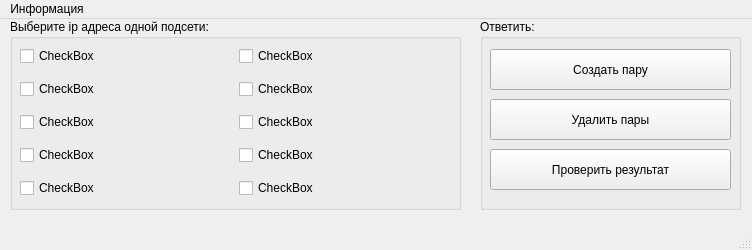
<?xml version="1.0" encoding="UTF-8"?>
<ui version="4.0">
 <class>MainWindow</class>
 <widget class="QMainWindow" name="MainWindow">
  <property name="geometry">
   <rect>
    <x>0</x>
    <y>0</y>
    <width>752</width>
    <height>250</height>
   </rect>
  </property>
  <property name="minimumSize">
   <size>
    <width>752</width>
    <height>250</height>
   </size>
  </property>
  <property name="maximumSize">
   <size>
    <width>752</width>
    <height>250</height>
   </size>
  </property>
  <property name="windowTitle">
   <string>Тест</string>
  </property>
  <widget class="QWidget" name="centralwidget">
   <widget class="QGroupBox" name="groupBox">
    <property name="geometry">
     <rect>
      <x>10</x>
      <y>0</y>
      <width>451</width>
      <height>191</height>
     </rect>
    </property>
    <property name="title">
     <string>Выберите ip адреса одной подсети:</string>
    </property>
    <widget class="QWidget" name="gridLayoutWidget">
     <property name="geometry">
      <rect>
       <x>10</x>
       <y>20</y>
       <width>431</width>
       <height>171</height>
      </rect>
     </property>
     <layout class="QGridLayout" name="gridLayout">
      <item row="4" column="0">
       <widget class="QCheckBox" name="checkBox_5">
        <property name="text">
         <string>CheckBox</string>
        </property>
       </widget>
      </item>
      <item row="3" column="1">
       <widget class="QCheckBox" name="checkBox_10">
        <property name="text">
         <string>CheckBox</string>
        </property>
       </widget>
      </item>
      <item row="1" column="1">
       <widget class="QCheckBox" name="checkBox_2">
        <property name="text">
         <string>CheckBox</string>
        </property>
       </widget>
      </item>
      <item row="3" column="0">
       <widget class="QCheckBox" name="checkBox_9">
        <property name="text">
         <string>CheckBox</string>
        </property>
       </widget>
      </item>
      <item row="4" column="1">
       <widget class="QCheckBox" name="checkBox_6">
        <property name="text">
         <string>CheckBox</string>
        </property>
       </widget>
      </item>
      <item row="0" column="1">
       <widget class="QCheckBox" name="checkBox_4">
        <property name="text">
         <string>CheckBox</string>
        </property>
       </widget>
      </item>
      <item row="2" column="1">
       <widget class="QCheckBox" name="checkBox_8">
        <property name="text">
         <string>CheckBox</string>
        </property>
       </widget>
      </item>
      <item row="0" column="0">
       <widget class="QCheckBox" name="checkBox_3">
        <property name="text">
         <string>CheckBox</string>
        </property>
       </widget>
      </item>
      <item row="2" column="0">
       <widget class="QCheckBox" name="checkBox_7">
        <property name="text">
         <string>CheckBox</string>
        </property>
       </widget>
      </item>
      <item row="1" column="0">
       <widget class="QCheckBox" name="checkBox">
        <property name="text">
         <string>CheckBox</string>
        </property>
       </widget>
      </item>
     </layout>
    </widget>
   </widget>
   <widget class="QGroupBox" name="groupBox_2">
    <property name="geometry">
     <rect>
      <x>480</x>
      <y>0</y>
      <width>261</width>
      <height>191</height>
     </rect>
    </property>
    <property name="title">
     <string>Ответить:</string>
    </property>
    <widget class="QPushButton" name="pushButton">
     <property name="geometry">
      <rect>
       <x>10</x>
       <y>30</y>
       <width>241</width>
       <height>41</height>
      </rect>
     </property>
     <property name="text">
      <string>Создать пару</string>
     </property>
    </widget>
    <widget class="QPushButton" name="pushButton_2">
     <property name="geometry">
      <rect>
       <x>10</x>
       <y>130</y>
       <width>241</width>
       <height>41</height>
      </rect>
     </property>
     <property name="text">
      <string>Проверить результат</string>
     </property>
    </widget>
    <widget class="QPushButton" name="pushButton_3">
     <property name="geometry">
      <rect>
       <x>10</x>
       <y>80</y>
       <width>241</width>
       <height>41</height>
      </rect>
     </property>
     <property name="text">
      <string>Удалить пары</string>
     </property>
    </widget>
   </widget>
  </widget>
  <widget class="QMenuBar" name="menubar">
   <property name="geometry">
    <rect>
     <x>0</x>
     <y>0</y>
     <width>752</width>
     <height>26</height>
    </rect>
   </property>
   <widget class="QMenu" name="menu">
    <property name="title">
     <string>Информация</string>
    </property>
    <addaction name="action"/>
    <addaction name="action_2"/>
   </widget>
   <addaction name="menu"/>
  </widget>
  <widget class="QStatusBar" name="statusbar"/>
  <action name="action">
   <property name="text">
    <string>Обновить задание</string>
   </property>
  </action>
  <action name="action_2">
   <property name="text">
    <string>Информация о программе</string>
   </property>
  </action>
 </widget>
 <resources/>
 <connections/>
</ui>
